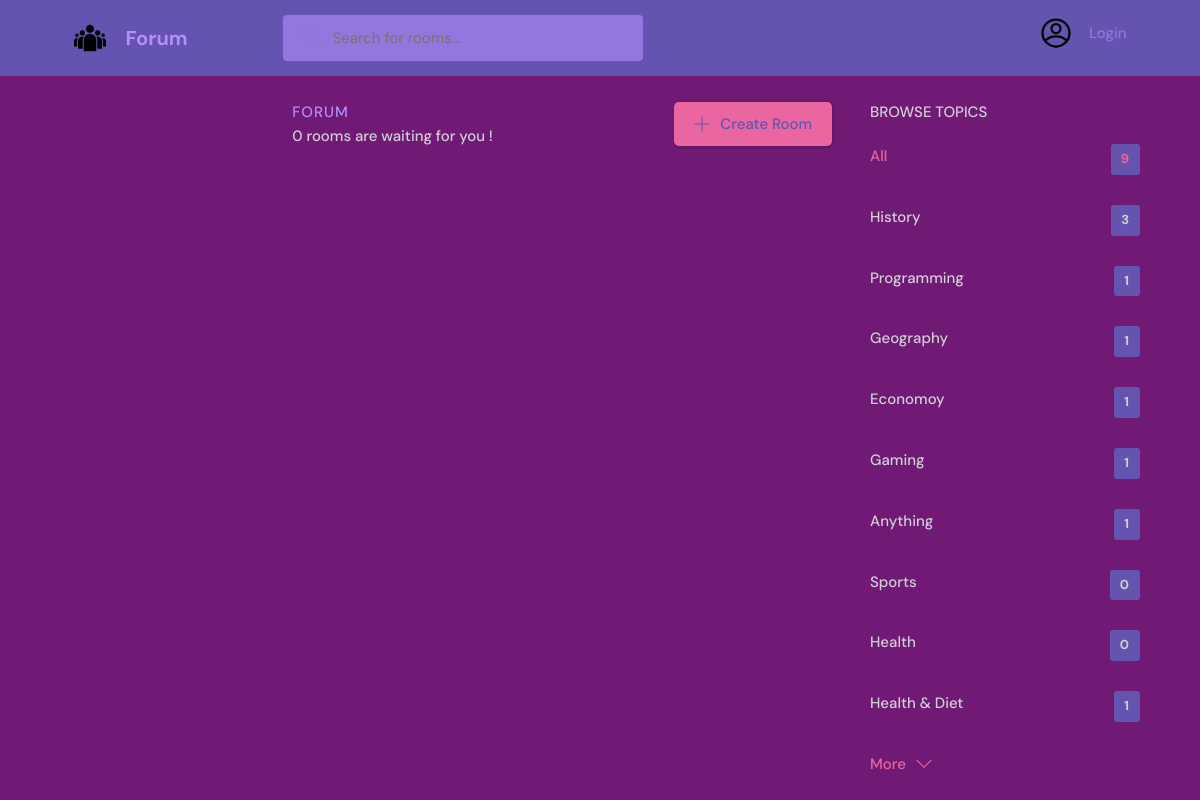
The page /?q=Pyton on the database as committed earlier.
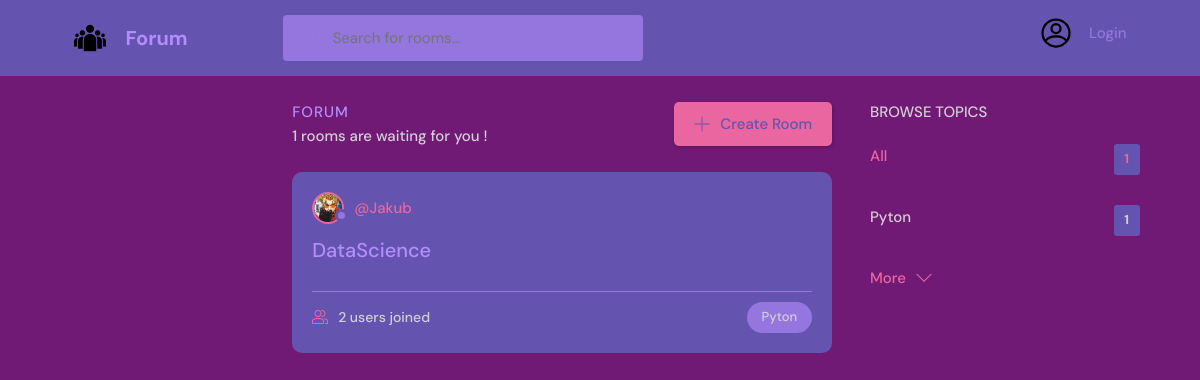
The same page on the database as committed later.
### base/models.py (models this page shows, shortened)
class Topic(models.Model):
    name = models.CharField(max_length=150)

class Room(models.Model):
    host = models.ForeignKey(User, on_delete=models.SET_NULL, null=True)
    topic = models.ForeignKey(Topic, on_delete=models.SET_NULL, null=True)
    name = models.CharField(max_length=150)
    description = models.TextField(null=True, blank=True)  # default jest false i by errory wywalalo jakby puste bylo
    participants = models.ManyToManyField(User, related_name="Users", blank=True)
    updated = models.DateTimeField(auto_now=True)  # kiedy bedzie save method uzyta to sie odpali
    created = models.DateTimeField(auto_now_add=True)
    class Meta:
        ordering = ["-updated", '-created']

class User(AbstractUser):
    name = models.CharField(max_length=200,null=True)
    email=models.EmailField(unique=True, null=True)
    bio=models.TextField(null=True)
    avatar = models.ImageField(null=True,default='avatar.svg')
    USERNAME_FIELD = 'email'
    REQUIRED_FIELDS = []

### base/views.py (the view)
# urls.py: 2. Add a URL to urlpatterns:  path('', views.home, name='home')
def home(request):
    q = request.GET.get('q', '')  # pobierz wartość parametru q z adresu URL
    if q:
        rooms = Room.objects.filter(Q(topic__name__icontains=q) | Q(name__contains=q) | Q(description__contains=q))
    else:
        rooms = Room.objects.all()
    topics = Topic.objects.all()
    context = {'rooms': rooms, 'topics': topics}
    return render(request, 'base/home.html', context)

### base/templates/base/home.html (shortened to what this page needs)
{% extends 'main.HTML' %}
{% block content %}
    <main class="layout layout--3">
      <div class="container">
        <div class="roomList">
          <div class="roomList__header">
            <div>
              <h2>Forum</h2>
              <p>{{rooms.count}} rooms are waiting for you !</p>
            </div>
            <a class="btn btn--main whitepower" href="{% url 'create-room' %}">
              <svg version="1.1" xmlns="http://www.w3.org/2000/svg" width="32" height="32" viewBox="0 0 32 32">
                <title>add</title>
                <path
                  d="M16.943 0.943h-1.885v14.115h-14.115v1.885h14.115v14.115h1.885v-14.115h14.115v-1.885h-14.115v-14.115z"
                ></path>
              </svg>
              Create Room
            </a>
          </div>
          {% include 'base/feed_component.html' %}
        </div>
        {% include 'base/topics_component.html' %}
      </div>
    </main>
{% endblock %}

### base/templates/base/feed_component.html (shortened to what this page needs)
{% for room in rooms %}
<div class="roomListRoom">
            <div class="roomListRoom__header">
              <a href="{% url 'user-profile' room.host.id %}" class="roomListRoom__author">
                <div class="avatar avatar--small">
                  <img src="{{room.host.avatar.url}}" />
                </div>
                <span>@{{room.host.username}}</span>
              </a>
            </div>
            <div class="roomListRoom__content">
              <a href="{% url 'room' room.id%}">{{room.name}}</a>
            </div>
            <div class="roomListRoom__meta">
              <a href="{% url 'room' room.id%}" class="roomListRoom__joined">
                  {{room.participants.all.count}} users joined
              </a>
              <p class="roomListRoom__topic">{{room.topic.name}}</p>
            </div>
</div>
{% endfor %}

### base/templates/base/topics_component.html
<div class="topics">
          <div class="topics__header">
            <h2>Browse Topics</h2>
          </div>
          <ul class="topics__list">
            <li>
              <a href="{% url 'home' %}" class="active">All <span>{{topics.count}}</span></a>
            </li>
              {% for topic in topics %}
                <li>
              <a href="{% url 'home' %}?q={{topic.name}}">{{topic.name}} <span>{{topic.room_set.all.count}}</span></a>
                </li>
            {% endfor %}
          </ul>
          <a class="btn btn--link" href="{% url 'home' %}">
            More
            <svg version="1.1" xmlns="http://www.w3.org/2000/svg" width="32" height="32" viewBox="0 0 32 32">
              <title>chevron-down</title>
              <path d="M16 21l-13-13h-3l16 16 16-16h-3l-13 13z"></path>
            </svg>
          </a>
        </div>

Rows that differ between the two databases and show on the page:
removed Topic: name "Programming", room_set.all.count "1"
removed Topic: name "Geography", room_set.all.count "1"
removed Topic: name "Economoy", room_set.all.count "1"
removed Topic: name "Gaming", room_set.all.count "1"
removed Topic: name "Anything", room_set.all.count "1"
removed Topic: name "Sports", room_set.all.count "0"
removed Topic: name "Health", room_set.all.count "0"
removed Topic: name "Health & Diet", room_set.all.count "1"
now on this page (row edited): Room: host.avatar (picture), host.username "Jakub", name "DataScience", participants.all.count "2", topic.name "Pyton"
changed Topic: name "History" → "Pyton"; room_set.all.count "3" → "1"
Other text that changed with them:
{{ rooms.count }}: "0" → "1"
{{ topics.count }}: "9" → "1"
